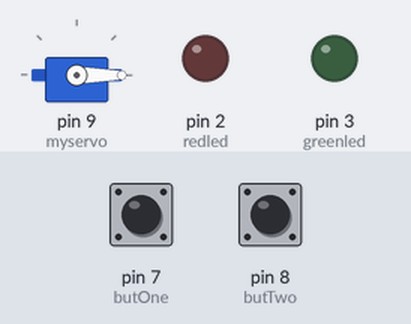
Bench run of a sketch on a simulated Arduino Uno, built with avr-gcc and run on an emulated ATmega328P. On the bench: servo, output pins drawn as LEDs (lit = HIGH). The inputs (shaded band) are chosen by the test bench; at power-on: pin 7 (butOne) LOW, pin 8 (butTwo) LOW. What the sketch prints to the serial monitor is not drawn.

Above: at 1.2 s.
1.3 s: pin 7 (butOne) pulled HIGH for 0.15 s
At 2.6 s:
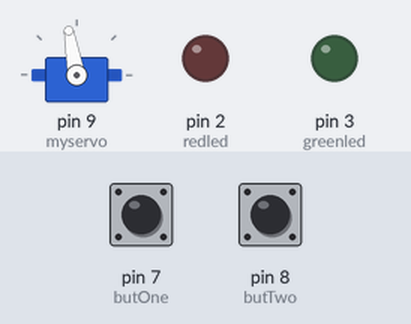
2.9 s: pin 8 (butTwo) pulled HIGH for 0.15 s
At 4.0 s:
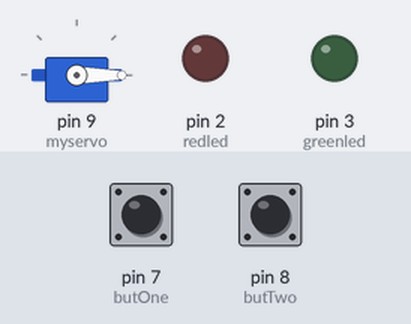
4.5 s: pin 7 (butOne) pulled HIGH for 1 s
At 6.2 s:
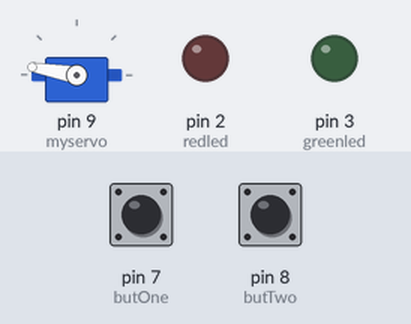
7.0 s: pin 8 (butTwo) pulled HIGH for 1 s
At 7.15 s:
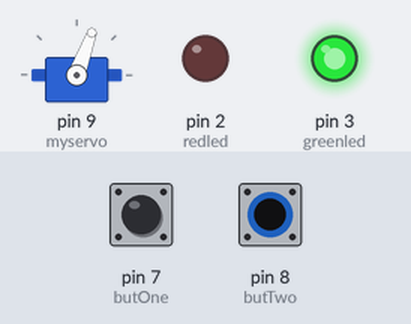
9.5 s: pin 7 (butOne) pulled HIGH for 3.2 s
At 9.65 s:
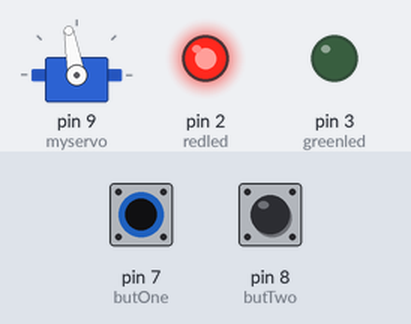
14.2 s: pin 8 (butTwo) pulled HIGH for 0.15 s
At 15.4 s:
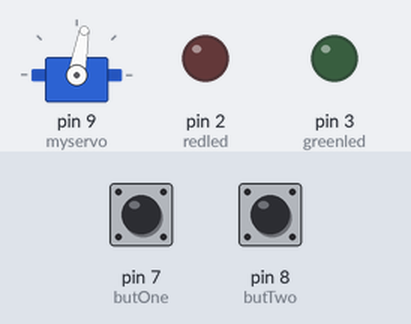
Timing chart, 0 to 16.9 s (numbered marks = the images above; inputs shaded):
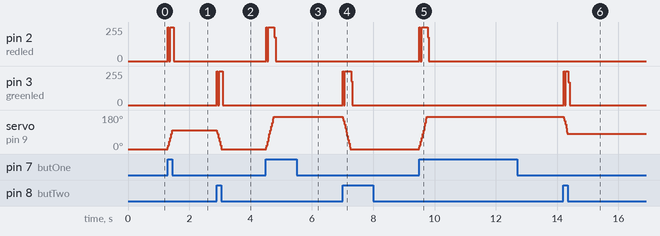

Measured:
- after the input at 1.3 s, pin 2 (redled): 0/255 → 255/255 at once, → 0/255 0.19 s later; servo on pin 9 (myservo): 0° → 100° at once
- after the input at 2.9 s, pin 3 (greenled): 0/255 → 255/255 at once, → 0/255 0.19 s later; servo on pin 9 (myservo): 100° → 0° at once
- after the input at 4.5 s, pin 2 (redled): 0/255 → 255/255 at once, → 0/255 0.27 s later; servo on pin 9 (myservo): moves from 0° to 170° over 0.24 s, starting at once
- after the input at 7.0 s, pin 3 (greenled): 0/255 → 255/255 at once, → 0/255 0.27 s later; servo on pin 9 (myservo): moves from 170° to 0° over 0.24 s, starting at once
- after the input at 9.5 s, pin 2 (redled): 0/255 → 255/255 at once, → 0/255 0.27 s later; servo on pin 9 (myservo): moves from 0° to 170° over 0.24 s, starting at once
- after the input at 14.2 s, pin 3 (greenled): 0/255 → 255/255 at once, → 0/255 0.15 s later; servo on pin 9 (myservo): 170° → 80° at once

The sketch:

buttonServo1.ino
```cpp
#include <Servo.h>

Servo myservo;
int potpin = 0;//*
int val;
int noisePin = 4;//*
int butOne = 7;
int butTwo = 8;
int right = 10;
int left = 0;
int redled = 2;
int greenled = 3;


void setup()
{
  myservo.attach(9);
  pinMode(butOne,INPUT);
  pinMode(butTwo,INPUT);
  pinMode(redled,OUTPUT);
  pinMode(greenled,OUTPUT);
  Serial.begin(9600);

   val = map(val, 0, 1023, left, right);
}
void loop()
{
  digitalWrite(redled,LOW);
  digitalWrite(greenled,LOW);
  //left = digitalRead(butOne);
 // right = digitalRead(butTwo);

  if(digitalRead(butOne) == HIGH && val < 170)
  {
    val += 10;
    digitalWrite(redled,HIGH);
  }
  if(digitalRead(butTwo) == HIGH && val > 0)
  {
    val -= 10;
    digitalWrite(greenled,HIGH);
  }

  Serial.print(val);
  //val = analogRead(potpin);
  //val = map(val, 0, 1023, 0, 178);
  myservo.write(val);


  delay(15);
}
```
